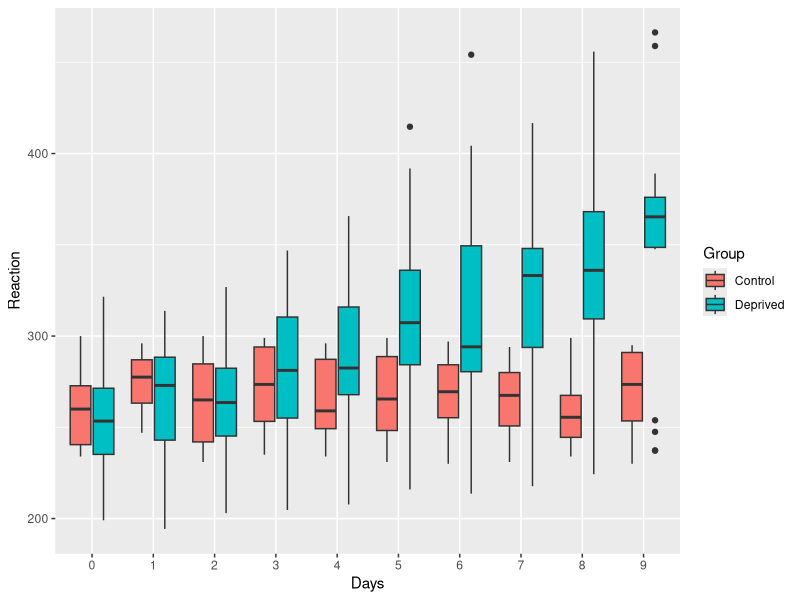
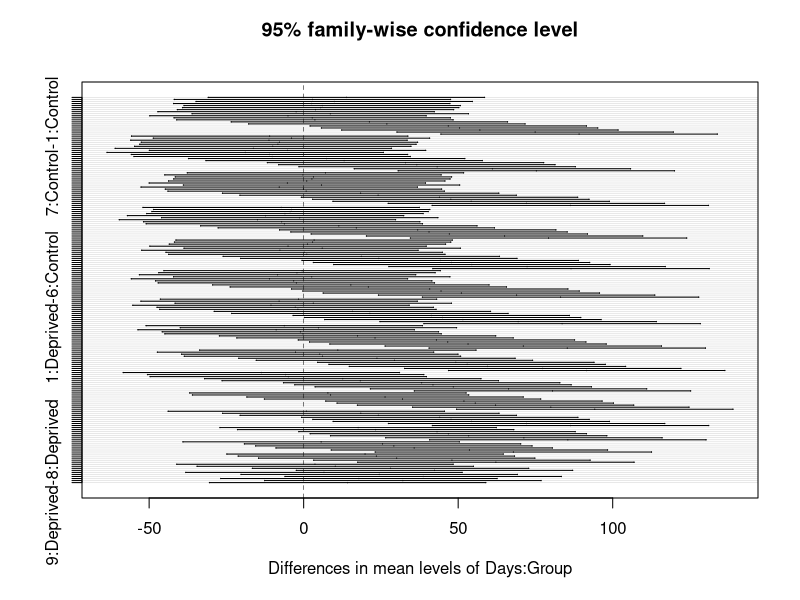

Reproduce these figures in R, in order.
library(tidyverse)
library(broom)

sleep_reaction <- read_csv("data/sleep.csv")

sleep_reaction$Days <- as.factor(sleep_reaction$Days)
sleep_reaction$Subject <- as.factor(sleep_reaction$Subject)
sleep_reaction$Group <- as.factor(sleep_reaction$Group)

summary_reaction <- sleep_reaction %>%
  group_by(Group,Days)%>%
  summarise(mean_reaction <-  mean(Reaction))

ggplot(sleep_reaction, aes(Days, Reaction, fill = Group))+
  geom_boxplot()

anova_sleep_reaction <- aov(Reaction ~ Days * Group, data = sleep_reaction)
tidy(anova_sleep_reaction)
summary(anova_sleep_reaction)

tukey_sleep_reaction <- TukeyHSD(anova_sleep_reaction, which = 'Days:Group', conf.level = 0.95)

plot(tukey_sleep_reaction)

tidy_tukey <- tidy(tukey_sleep_reaction)%>%
  filter(adj.p.value < 0.05)

tidy_tukey
